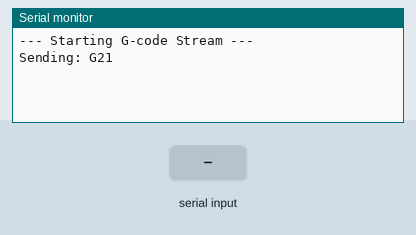
Simulated run of this sketch. Board: Arduino Mega 2560, built with avr-gcc and run on an emulated ATmega2560. Parts: the last lines printed to the serial monitor. Inputs (shaded band) come from the test bench.

Above: at 2.9 s.
3.0 s: "ok\n" received over the second serial link
At 3.4 s:
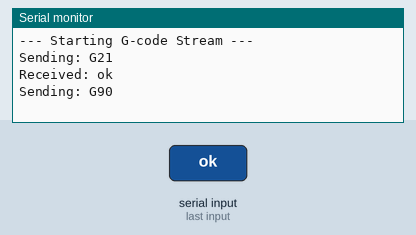
4.5 s: "error\n" received over the second serial link
At 5.7 s:
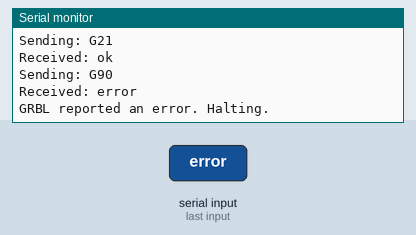

The sketch:

master_arduino.ino
```cpp
// A simple array to store G-code commands
// In a real project, you might read this from an SD card.
const char* gcodeCommands[] = {
  "G21",       // Set units to millimeters
  "G90",       // Use absolute positioning
  "G01 X10 F300", // Move to X=10 at a feed rate of 100
  "G01 Y10 F300",      // Move to Y=10
  "G01 X0 Y0 F300",     // Move back to origin
  "M5",
  "M3 s100"
};

// Calculate the number of commands in the array
int commandCount = sizeof(gcodeCommands) / sizeof(gcodeCommands[0]);

void setup() {
  // Start serial communication with the PC for debugging
  Serial.begin(115200);

  // Start serial communication with the Slave Arduino (running GRBL)
  // GRBL's default baud rate is 115200
  Serial1.begin(115200);

  // Wait for GRBL to initialize and send its welcome message.
  // This delay is important for a clean start.
  delay(2000);

  // Clear any data from GRBL's startup message in the buffer
  while (Serial1.available()) {
    Serial1.read();
  }

  Serial.println("--- Starting G-code Stream ---");

  // Send all commands from the array
  for (int i = 0; i < commandCount; i++) {
    sendCommand(gcodeCommands[i]);
  }

  Serial.println("--- G-code Stream Finished ---");
}

void loop() {
  // Nothing to do here, all work is done in setup()
}

// Function to send a command and wait for GRBL's "ok" response
void sendCommand(const char* command) {
  Serial.print("Sending: ");
  Serial.println(command);
  // Serial.println("g0 x10 y10");

  // Send the command to the slave Arduino
  Serial1.println(command);
  // Serial1.println("g0 x10 y10");

  // Wait for the "ok" response from GRBL
  while (true) {
    if (Serial1.available() > 0) {
      String response = Serial1.readStringUntil('\n');
      response.trim(); // Remove any whitespace

      Serial.print("Received: ");
      Serial.println(response);

      if (response.startsWith("ok")) {
        break; // Exit the loop and send the next command
      }

      if (response.startsWith("error")) {
        Serial.println("GRBL reported an error. Halting.");
        while(true); // Stop execution on error
      }
    }
  }
}
```

Measured:
- after the input at 3.0 s, the serial monitor: prints a new line at once (image 1)
- after the input at 4.5 s, the serial monitor: prints a new line at once (image 2)
